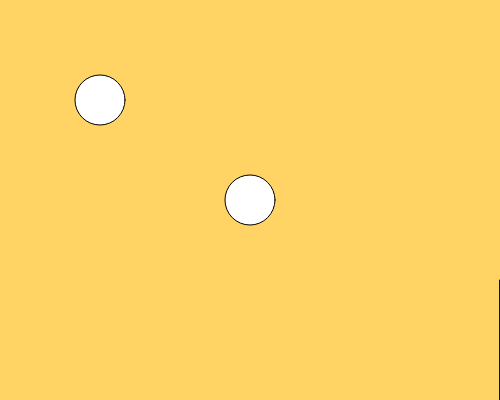
Frame 1 (no input)
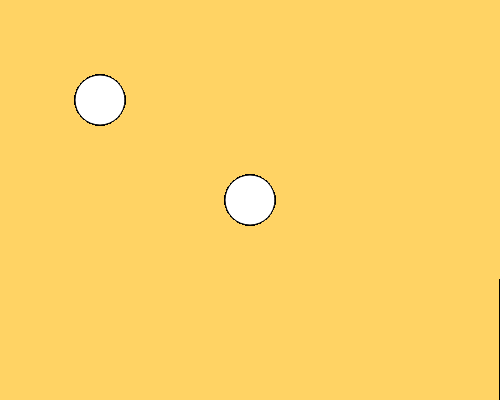
Frame 60 (no input)
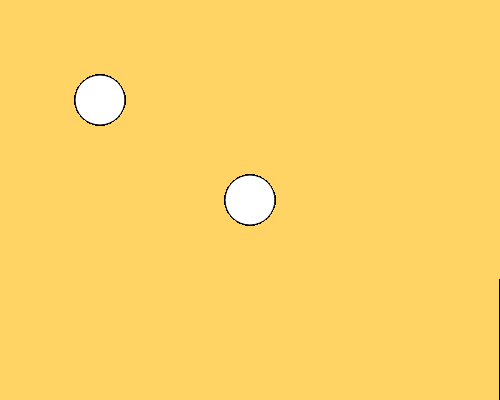
Frame 120 (the mouse pressed at the canvas centre since frame 60)

The p5.js sketch that drew these frames (run headless with seeded random() and noise() and a simulated clock; from frame 60 on, the mouse is pressed at the canvas centre):

// p5.js sketch
// ── sketch.js
var mouthX = 500;
var mouthY = 250;
var mouthW = 400;
var mouthH = 60;

function setup() {
    createCanvas(500,400);
    background (255,211,100);
    
    
    console.log("width:" + width + " " + "height:" + height);
    
}

function draw() {
    ellipse (100,100,50,50);
           //X,Y,width,height
    
    ellipse (width/2, height/2, 50, 50);
    
    rect(mouthX,mouthY+mouthH/2,mouthX+mouthW,mouthY+mouthH/2);
    line(mouthX, mouthY + mouthH/2, mouthX + mouthW, mouthY + mouthH/2);
  
}
